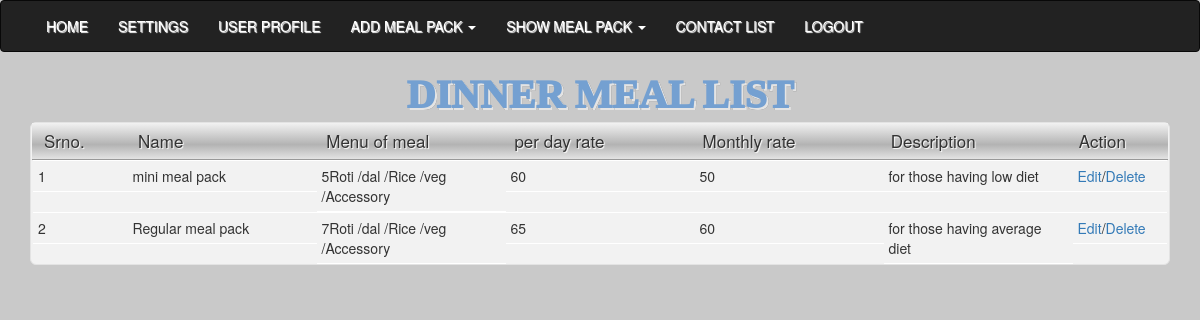
Screenshot of /admin/show_dinner_meal.php (signed in) with the database file from the repository.
### tables this page shows
CREATE TABLE IF NOT EXISTS `dinnermenu` (
  `id` int(11) NOT NULL AUTO_INCREMENT,
  `name` varchar(255) NOT NULL,
  `menu` varchar(255) NOT NULL,
  `dayrate` int(11) NOT NULL,
  `monthrate` int(11) NOT NULL,
  `description` varchar(255) NOT NULL,
  PRIMARY KEY (`id`)
);

### admin/show_dinner_meal.php (the view, shortened to what this page needs)
<?php
include("header.php");
	$data	=	mysql_query("SELECT * FROM `dinnermenu`")or die(mysql_error());
?>
	<div class="container">
	<h2 class="food_head">Dinner  Meal List</h2>
		<div id="table-lunch_dinner">
			<div class="row thead">
				<div class="col-md-1 th">Srno.</div>
				<div class="col-md-2 th">Name</div>
				<div class="col-md-2 th">Menu of meal</div>
				<div class="col-md-2 th">per day rate</div>
				<div class="col-md-2 th">Monthly rate</div>
				<div class="col-md-2 th">Description</div>
				<div class="col-md-1 th">Action</div>
			</div>
					<?php
						$i	=	1;
						while($row	=	mysql_fetch_array($data))
						{
							$name			=	$row['name'];
							$menu			=	$row['menu'];
							$dayrate		=	$row['dayrate'];
							$monthrate		=	$row['monthrate'];
							$description	=	$row['description'];
					?>
							<div class="row tr">
								<div class="col-md-1 td"><?php echo $i; $i++;?></div>
								<div class="col-md-2 td"><?php echo $name;?></div>
								<div class="col-md-2 td"><?php echo $menu;?></div>
								<div class="col-md-2 td"><?php echo $dayrate;?></div>
								<div class="col-md-2 td"><?php echo $monthrate;?></div>
								<div class="col-md-2 td"><?php echo $description;?></div>
								<div class="col-md-1 td"><a href="edit_dinner_meal.php?id=<?php echo $row['id'];?>" />Edit</a>/<a onclick="return confirm('Are you sure you want to delete this record');" href="delete_dinner_meal.php?id=<?php echo $row['id'];?>" />Delete</a></div>
							</div>
					<?php
						}
					?>
		</div>
	</div>
	</body>
</html>

### admin/css/lunch&dinner.css (style rules this page uses)
#table-lunch_dinner { border: 1px solid #e3e3e3; background-color: #f2f2f2; width: 100%; border-radius: 6px; -webkit-border-radius: 6px; -moz-border-radius: 6px; }
#table-lunch_dinner .td, #table-lunch_dinner .th { padding: 5px; color: #333; }
#table-lunch_dinner .thead { margin-left:1px; margin-right:1px; font-family: "Lucida Sans Unicode", "Lucida Grande", sans-serif; padding: .2em 0 .2em .5em; text-align: left; color: #4B4B4B; background-color: #C8C8C8; background-image: -webkit-gradient(linear, left top, left bottom, from(#f2f2f2), to(#e3e3e3), color-stop(.6,#B3B3B3)); background-image: -moz-linear-gradient(top, #D6D6D6, #B0B0B0, #B3B3B3 90%); border-bottom: solid 1px #999; }
#table-lunch_dinner .tr { margin-left:2px; margin-right:2px; }
#table-lunch_dinner .th { font-family: 'Helvetica Neue', Helvetica, Arial, sans-serif; font-size: 17px; line-height: 20px; font-style: normal; font-weight: normal; text-align: left; text-shadow: white 1px 1px 1px; }
#table-lunch_dinner .td { line-height: 20px; font-family: 'Helvetica Neue', Helvetica, Arial, sans-serif; font-size: 14px; border-bottom: 1px solid #fff; border-top: 1px solid #fff; }
.food_head { text-shadow: 2px 2px 0 #FFFFFF, 2px 2px 0 #000000; color: #2178d9; opacity:0.5; font-family:'Oleo Script', cursive; font-size: 40px; font-weight: 1000; line-height: 45px; margin: 0 0 5px; text-align: center; text-transform: uppercase; }

### rows the page displays
dinnermenu: name "mini meal pack", menu "5Roti /dal /Rice /veg /Accessory", dayrate "60", monthrate "50", description "for those having low diet"
dinnermenu: name "Regular meal pack", menu "7Roti /dal /Rice /veg /Accessory", dayrate "65", monthrate "60", description "for those having average diet"
